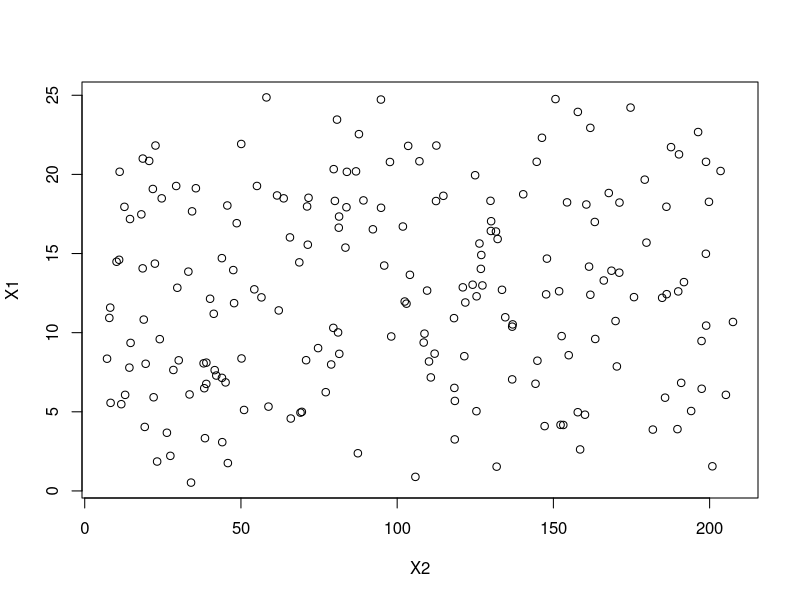

Recreate this plot in R. (Note: this script raises an error after producing the figure.)
# Exercise 1
Y = seq(from=0, to=20, by=0.1)
X1 = (Y-2)/3 + runif(length(Y), min=0.5, max=20)
X2 = (Y+3)/2 + runif(length(Y), min=0.5, max=200)
df = as.data.frame(cbind(Y, X1, X2))

#summary(lm(Y~X1+X2, data=df))
plot(X1~X2)
cor(X1,X2)

##### Oscar: I would expect to see more discussion on this exercise. 

# Exercise 2
#install.packages('dplyr')
data('airquality')
airquality = airquality %>%
  subset(is.na(Solar.R)==FALSE & is.na(Ozone)==FALSE)
mod1 = lm(Temp~Wind, data=airquality)
mod2 = lm(Temp~Wind+Solar.R, data=airquality)
mod3 = lm(Temp~Wind+Solar.R+Ozone, data=airquality)
summary(mod3)
anova(mod2,mod3)
# yes it explains more variance because it has a lower RSS value than model 2
# (model 2 was already shown to explain more variance than model 1, so if mod3>mod2, then mod3>mod1)

# Exercise 3
AIC(mod1)
AIC(mod2)
AIC(mod3)
# all of these are much greater than 10, so there isn't much information to compare the models, but 
# mod3's lower AIC suggests that it is not performing as well as the other models.

##### Oscar: The lower the AIC value is, the higher the probability of seeing the data given the model (likelihood), which is a good sign!
